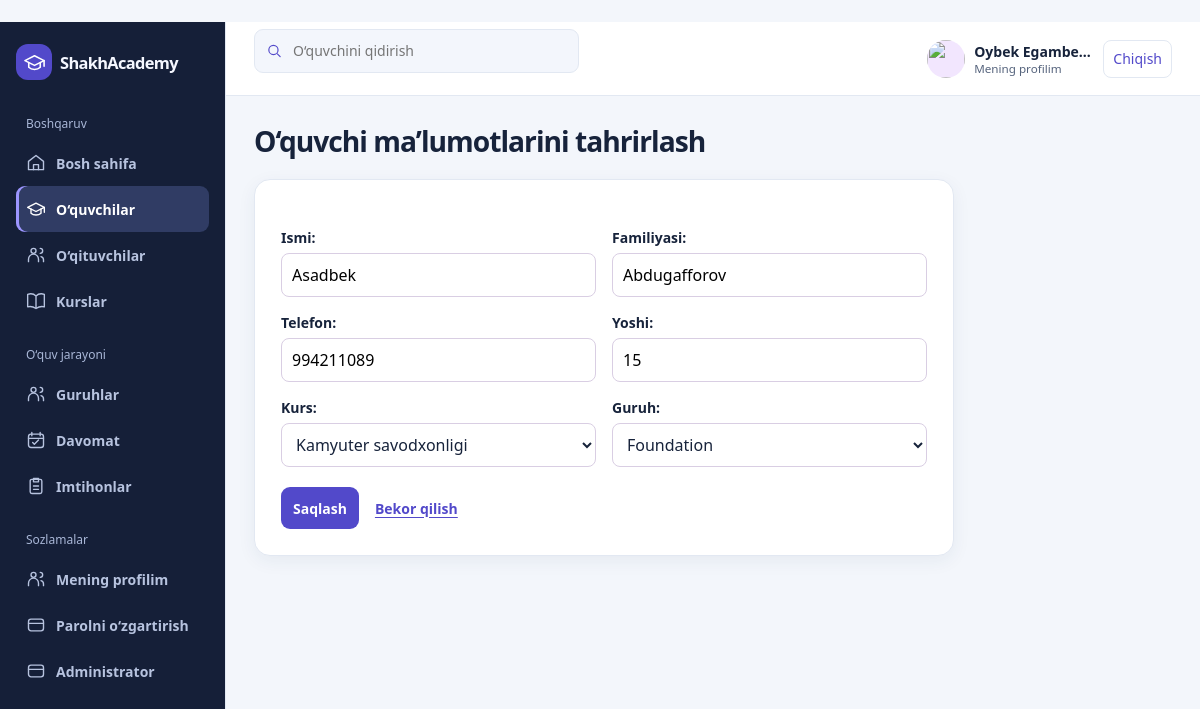
The page /students/7/edit/ (signed in) on the database its author committed.
### cards/models.py (models this page shows, shortened)
class Student(models.Model):
    name = models.CharField(max_length=100)
    surname = models.CharField(max_length=100)
    phone = models.CharField(max_length=30)
    age = models.IntegerField()
    course = models.ForeignKey(
        Course,
        on_delete=models.SET_NULL,
        null=True,
        blank=True,
        related_name='students',
    )
    created_at = models.DateTimeField(auto_now_add=True)
    group = models.ForeignKey(
        StudentGroup, on_delete=models.PROTECT, null=True, blank=True,
        related_name='students',
    )

### cards/records.py (the view)
class RecordUpdate(RecordView, UpdateView):
    action = 'change'

### cards/forms.py
class StudentForm(forms.ModelForm):
    age = forms.IntegerField(label='Yoshi', min_value=1)
    def __init__(self, *args, **kwargs):
        super().__init__(*args, **kwargs)
        self.fields['group'].required = True
    class Meta:
        model = Student
        fields = ('name', 'surname', 'phone', 'age', 'course', 'group')
        labels = {'name': 'Ismi', 'surname': 'Familiyasi', 'phone': 'Telefon', 'course': 'Kurs', 'group': 'Guruh'}
        widgets = {'phone': forms.TextInput(attrs={'type': 'tel'})}

### cards/models.py (called while the page is built)
    def __str__(self):
        return self.title

    def __str__(self):
        return self.name

### cards/records.py (called while the page is built)
    def get_permission_required(self):
        return (f'cards.{self.action}_{self.model._meta.model_name}',)

    def get_context_data(self, **kwargs):
        return super().get_context_data(
            heading=self.heading, section=self.section,
            cancel_url=self.get_success_url(), **kwargs,
        )

    def get_success_url(self):
        return reverse(self.section)

### templates/record_form.html (shortened to what this page needs)
﻿{% extends "base.html" %}
{% block content %}
<h1>{{ heading }}</h1>
<form method="post" class="panel editor">
  {% include "form_fields.html" %}
  <div class="editor-actions"><button type="submit" class="button">Saqlash</button><a class="panel-link" href="{{ cancel_url }}">Bekor qilish</a></div>
</form>
{% endblock %}

### templates/base.html (shortened to what this page needs)
{% load static %}
<!doctype html>
<html lang="uz">
<head>
  <link rel="stylesheet" href="{% static 'cards/crm.css' %}">
</head>
<body>
<div class="shell">
  <aside class="sidebar" id="navigation" tabindex="0" aria-label="Yon menyu">
    <a class="brand" href="{% url 'dashboard' %}"><span class="brand-mark"><svg><use href="#school"/></svg></span> Shakh<span>Academy</span></a>
    <nav aria-label="Asosiy menyu">
      <p class="nav-label">Boshqaruv</p>
      <a class="nav-link {% if request.resolver_match.url_name == 'dashboard' %}active{% endif %}" href="{% url 'dashboard' %}"><svg><use href="#home"/></svg> Bosh sahifa</a>
      <a class="nav-link {% if '/students/' in request.path %}active{% endif %}" href="{% url 'student_list' %}"><svg><use href="#school"/></svg> O‘quvchilar</a>
      <a class="nav-link {% if '/teachers/' in request.path %}active{% endif %}" href="{% url 'teacher_list' %}"><svg><use href="#users"/></svg> O‘qituvchilar</a>
      <a class="nav-link {% if '/courses/' in request.path %}active{% endif %}" href="{% url 'course_list' %}"><svg><use href="#book"/></svg> Kurslar</a>
      <p class="nav-label">O‘quv jarayoni</p>
      <a class="nav-link {% if '/groups/' in request.path %}active{% endif %}" href="{% url 'group_list' %}"><svg><use href="#users"/></svg> Guruhlar</a>
      <a class="nav-link {% if '/attendance/' in request.path %}active{% endif %}" href="{% url 'attendance' %}"><svg><use href="#calendar"/></svg> Davomat</a>
      <a class="nav-link {% if '/exams/' in request.path %}active{% endif %}" href="{% url 'exam_list' %}"><svg><use href="#clipboard"/></svg> Imtihonlar</a>
      <p class="nav-label">Sozlamalar</p>
      <a class="nav-link {% if request.resolver_match.url_name == 'account_profile' %}active{% endif %}" href="{% url 'account_profile' %}"><svg><use href="#users"/></svg> Mening profilim</a>
      <a class="nav-link {% if '/account/password/' in request.path %}active{% endif %}" href="{% url 'password_change' %}"><svg><use href="#settings"/></svg> Parolni o‘zgartirish</a>
      <a class="nav-link" href="{% url 'admin:index' %}"><svg><use href="#settings"/></svg> Administrator</a>
    </nav>
  </aside>
  <div class="main">
    <header class="topbar">
      <form class="search top-search" action="{% url 'student_list' %}">
        <svg><use href="#search"/></svg>
        <input type="search" name="q" value="{{ student_query }}" placeholder="O‘quvchini qidirish" aria-label="O‘quvchini qidirish">
      </form>
      <div class="account-tools">
        <a class="profile" href="{% url 'account_profile' %}" aria-label="Mening profilim">
          {% include "account_avatar.html" %}
          <span><strong>{{ request.user.get_full_name|default:request.user.username }}</strong><small>Mening profilim</small></span>
        </a>
        <form method="post" action="{% url 'logout' %}">{% csrf_token %}<button class="logout-button" type="submit">Chiqish</button></form>
      </div>
    </header>
    <main class="main-scroll" id="main" tabindex="0" aria-label="Asosiy kontent">
      <div class="content">
        {% block content %}{% endblock %}
      </div>
    </main>
  </div>
</div>
</body>
</html>

### templates/form_fields.html (shortened to what this page needs)
<div class="editor-fields">
  {% for field in form %}
  <div class="editor-field">
    {{ field.label_tag }}
    {{ field }}
  </div>
  {% endfor %}
</div>

### cards/static/cards/crm.css (style rules this page uses)
* { box-sizing: border-box; }
body { margin: 0; }
a { color: inherit; }
button, input, select { font: inherit; }
svg { width: 20px; height: 20px; fill: none; stroke: currentColor; stroke-width: 1.65; stroke-linecap: round; stroke-linejoin: round; }
.shell { --topbar-height: 74px; position: relative; display: grid; grid-template-columns: 226px minmax(0, 1fr); grid-template-rows: minmax(0, 1fr); height: 100vh; height: 100dvh; overflow: hidden; }
.sidebar { background: #151f38; border-right: 1px solid var(--line); padding: 22px 16px; }
.sidebar, .main-scroll { min-height: 0; overflow-y: auto; overscroll-behavior-y: contain; }
.main { display: grid; grid-template-rows: var(--topbar-height) minmax(0, 1fr); min-width: 0; min-height: 0; }
.brand { display: flex; align-items: center; gap: 0; margin-bottom: 35px; color: #f5f7ff; font-size: 1.025rem; font-weight: 800; letter-spacing: -.04em; text-decoration: none; white-space: nowrap; }
.brand > span:last-child { font-weight: 600; }
.brand-mark { display: grid; place-items: center; margin-right: 8px; width: 36px; height: 36px; background: var(--accent); color: white; border-radius: 12px; }
.brand-mark svg { width: 23px; height: 23px; }
.nav-label { color: #a9b7d7; font-size: .75rem; margin: 22px 10px 8px; }
.nav-link { display: flex; align-items: center; gap: 10px; min-height: 46px; padding: 8px 10px; border-radius: 9px; text-decoration: none; font-size: .875rem; font-weight: 600; color: #b7c3df; }
.nav-link svg { flex: none; }
.nav-link:hover, .nav-link.active { color: #fff; background: #303c64; }
.nav-link.active { box-shadow: inset 3px 0 #9c95ff; }
.topbar { display: flex; gap: 14px; align-items: center; justify-content: space-between; background: white; border-bottom: 1px solid var(--line); padding: 0 28px; }
.search { display: flex; align-items: center; gap: 8px; min-width: 0; background: #f3f6fc; border: 1px solid var(--line); padding: 0 11px; border-radius: 9px; color: var(--accent); }
.top-search { width: min(100%, 325px); }
.search svg { flex: none; width: 17px; }
.search input { width: 100%; min-width: 0; min-height: 42px; border: 0; background: transparent; color: #243352; font-size: .875rem; }
.profile { display: flex; align-items: center; gap: 9px; text-decoration: none; font-size: .875rem; }
.profile small { display: block; color: var(--muted); }
.content { max-width: 1480px; margin: 0 auto; padding: 26px 28px 46px; }
h1 { margin: 0 0 19px; font-size: clamp(1.45rem, 2.35vw, 1.9rem); letter-spacing: -.035em; }
.metric, .panel { background: white; border: 1px solid var(--line); border-radius: 16px; box-shadow: 0 5px 18px #233b6510; }
.panel-link { color: var(--accent); font-size: .875rem; font-weight: 650; text-underline-offset: 3px; }
.button { display: inline-flex; align-items: center; justify-content: center; min-height: 42px; padding: 8px 12px; border: 0; border-radius: 9px; background: var(--accent); color: white; font-size: .875rem; font-weight: 650; text-decoration: none; cursor: pointer; }
select, input[type="date"] { border: 1px solid var(--line); border-radius: 8px; background: white; padding: 9px; min-height: 42px; color: inherit; }
.account-tools { display: flex; align-items: center; flex: none; gap: 9px; }
.account-tools form { margin: 0; }
.logout-button { min-height: 38px; padding: 5px 9px; border: 1px solid var(--line); border-radius: 8px; color: var(--accent); background: white; font-size: .875rem; cursor: pointer; }
.editor { max-width: 700px; padding: clamp(16px, 3vw, 26px); }
.editor-fields { display: grid; grid-template-columns: repeat(2, minmax(0, 1fr)); gap: 16px; }
.editor-field { display: grid; align-content: start; gap: 6px; }
.editor-field label { font-size: .875rem; font-weight: 700; }
.editor-field input, .editor-field select { width: 100%; min-width: 0; min-height: 44px; padding: 8px 10px; border: 1px solid #d9cee3; border-radius: 8px; }
.editor-actions { display: flex; gap: 16px; flex-wrap: wrap; align-items: center; margin-top: 20px; }
.profile strong { display: block; max-width: 15ch; overflow: hidden; text-overflow: ellipsis; white-space: nowrap; }

### rows shown on the page
Student: form "Asadbek" "Abdugafforov" "994211089" "15" "Kamyuter savodxonligi" "Foundation"

### other values the page prints
{{ request.user.get_full_name|default:request.user.username }} "Oybek Egambe…"
{{ heading }} "O‘quvchi ma’lumotlarini tahrirlash"
{{ field.label_tag }} "Ismi:" "Familiyasi:" "Telefon:" "Yoshi:" "Kurs:" "Guruh:"
